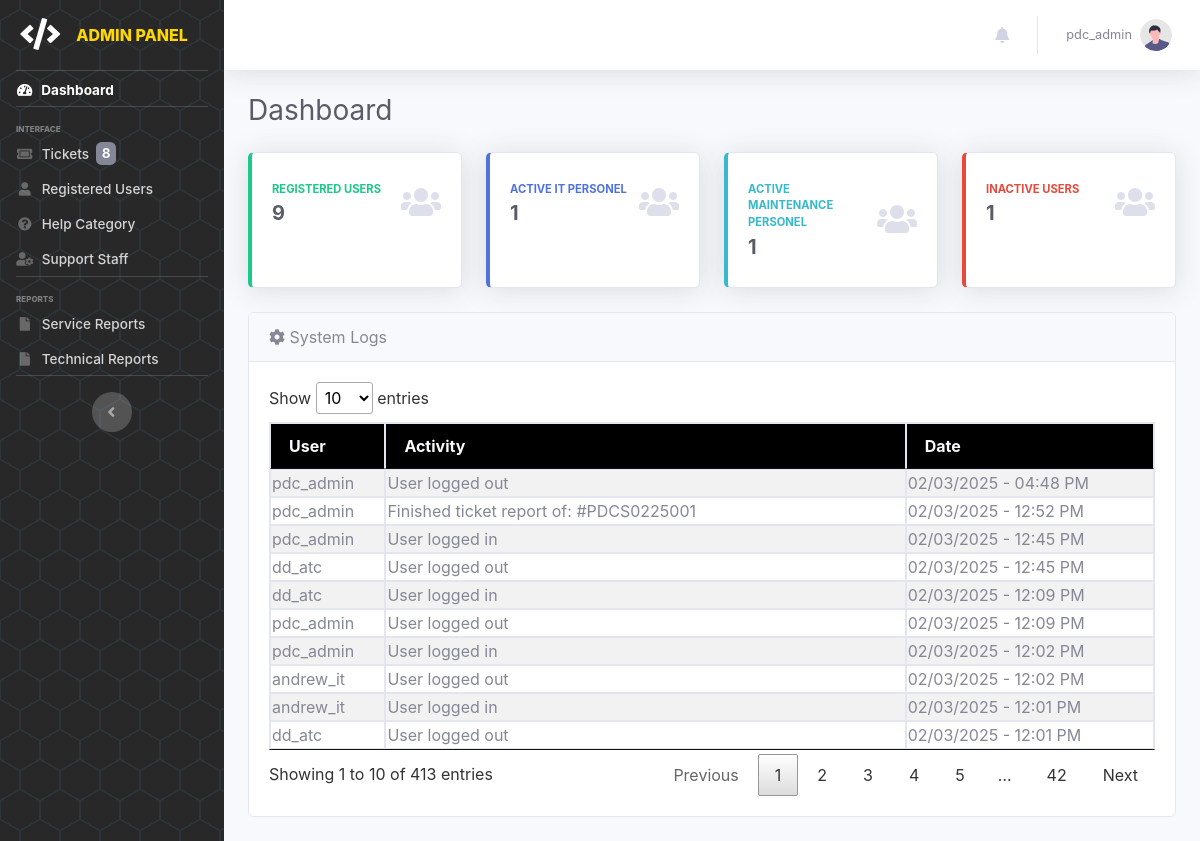
Before: /pages/admin/dashboard (signed in) with the older database file.
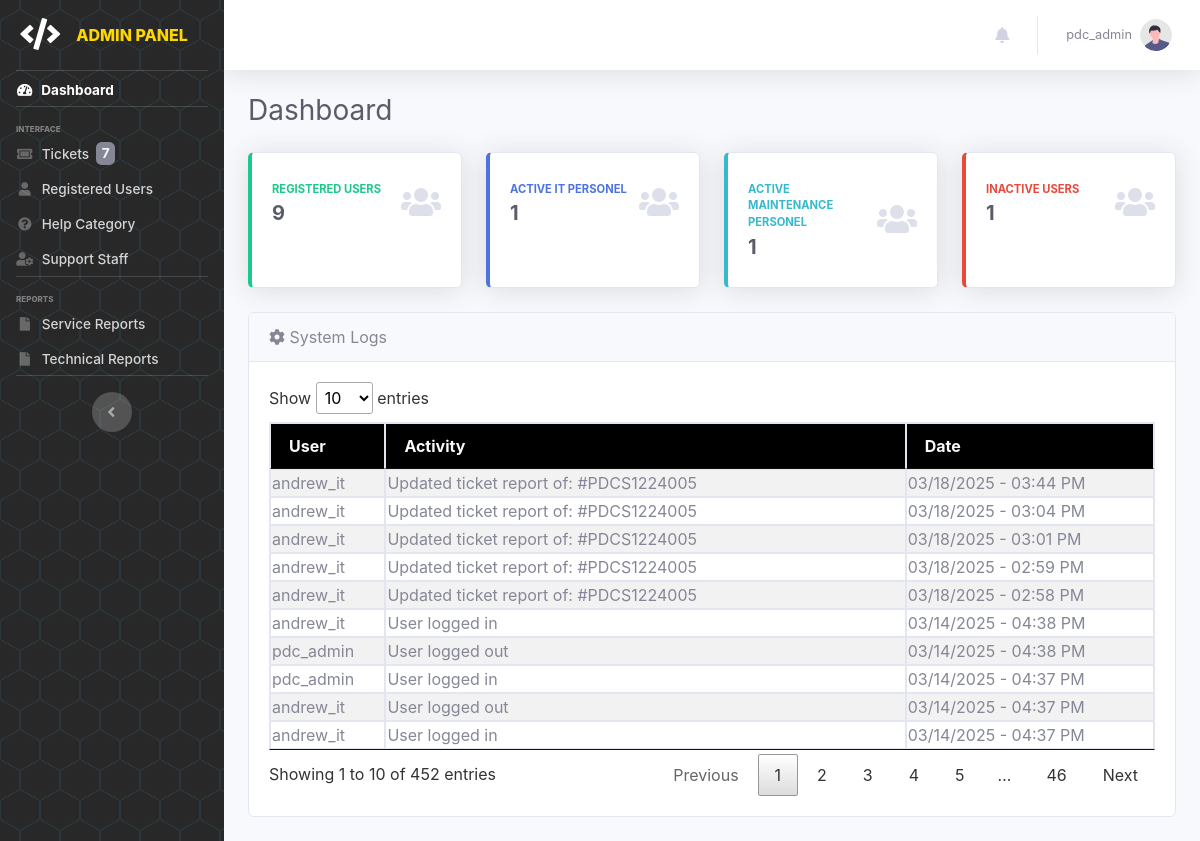
After: the same page with the newer database file.
### tables this page shows
CREATE TABLE `tbl_auditlog` (
  `id` int(100) NOT NULL,
  `user_id` varchar(100) NOT NULL,
  `activity` varchar(2000) NOT NULL,
  `type` varchar(100) NOT NULL,
  `date_posted` datetime(6) NOT NULL DEFAULT current_timestamp(6)
);

CREATE TABLE `tbl_useraccounts` (
  `id` int(11) NOT NULL,
  `name` varchar(100) NOT NULL,
  `username` varchar(100) NOT NULL,
  `password` varchar(255) NOT NULL,
  `role` enum('admin','it-admin','maintenance-admin','office','outlet','it','maintenance') NOT NULL,
  `status` enum('Active','Inactive') NOT NULL DEFAULT 'Active',
  `created` datetime(6) DEFAULT current_timestamp(6),
  `updated` datetime(6) DEFAULT current_timestamp(6) ON UPDATE current_timestamp(6)
);

### pages/admin/admin.dashboard.php (the view)
<?php
    include('admin.header.php');
?>
    <div class="container-fluid">
        <div class="d-sm-flex align-items-center justify-content-between mb-4">
            <h1 class="h3 mb-0 text-gray-800">Dashboard</h1>
        </div>
        <div class="row">
            <div class="col-xl-3 col-md-6 mb-4">
                <div class="card border-left-success shadow h-100 py-2">
                    <div class="card-body">
                        <div class="row no-gutters align-items-center">
                            <div class="col mr-2">
                                <div class="text-xs font-weight-bold text-success text-uppercase mb-1">
                                    Registered Users</div>
                                <div class="h5 mb-0 font-weight-bold text-gray-800">
                                    <?php
                                        $acc_qry = "SELECT COUNT(*) FROM tbl_useraccounts WHERE status='Active' AND id != '1'";
                                        $result = mysqli_query($conn, $acc_qry) or die(mysqli_error($conn));
                                        while ($row = mysqli_fetch_array($result)) {
                                            if($row[0] <= 0) {
                                                echo "0";
                                            }
                                            else {
                                                echo "$row[0]";
                                            }
                                        }
                                    ?>
                                </div>
                            </div>
                            <div class="col-auto">
                                <i class="fas fa-users fa-2x text-gray-300"></i>
                            </div>
                        </div>
                    </div>
                </div>
            </div>
            <div class="col-xl-3 col-md-6 mb-4">
                <div class="card border-left-primary shadow h-100 py-2">
                    <div class="card-body">
                        <div class="row no-gutters align-items-center">
                            <div class="col mr-2">
                                <div class="text-xs font-weight-bold text-primary text-uppercase mb-1">
                                    Active IT Personel</div>
                                <div class="h5 mb-0 font-weight-bold text-gray-800"><?php echo '1';?></div>
                            </div>
                            <div class="col-auto">
                                <i class="fas fa-users fa-2x text-gray-300"></i>
                            </div>
                        </div>
                    </div>
                </div>
            </div>
            <div class="col-xl-3 col-md-6 mb-4">
                <div class="card border-left-info shadow h-100 py-2">
                    <div class="card-body">
                        <div class="row no-gutters align-items-center">
                            <div class="col mr-2">
                                <div class="text-xs font-weight-bold text-info text-uppercase mb-1">Active Maintenance Personel
                                </div>
                                <div class="row no-gutters align-items-center">
                                    <div class="col-auto">
                                        <div class="h5 mb-0 mr-3 font-weight-bold text-gray-800"><?php echo '1';?></div>
                                    </div>
                                </div>
                            </div>
                            <div class="col-auto">
                                <i class="fas fa-users fa-2x text-gray-300"></i>
                            </div>
                        </div>
                    </div>
                </div>
            </div>
            <div class="col-xl-3 col-md-6 mb-4">
                <div class="card border-left-danger shadow h-100 py-2">
                    <div class="card-body">
                        <div class="row no-gutters align-items-center">
                            <div class="col mr-2">
                                <div class="text-xs font-weight-bold text-danger text-uppercase mb-1">
                                    Inactive Users</div>
                                <div class="h5 mb-0 font-weight-bold text-gray-800">
                                    <?php
                                        $inacc_qry = "SELECT COUNT(*) FROM tbl_useraccounts WHERE status='Inactive'";
                                        $result4 = mysqli_query($conn, $inacc_qry) or die(mysqli_error($conn));
                                        while ($row4 = mysqli_fetch_array($result4)) {
                                            if($row4[0] <= 0) {
                                                echo "0";
                                            }
                                            else {
                                                echo "$row4[0]";
                                            }
                                        }
                                    ?>
                                </div>
                            </div>
                            <div class="col-auto">
                                <i class="fas fa-users fa-2x text-gray-300"></i>
                            </div>
                        </div>
                    </div>
                </div>
            </div>
        </div>
        <div class="row">
            <div class="col-lg-12">
                <div class="card mb-4">
                    <div class="card-header">
                        <i class="fas fa-gear"></i>&nbsp;System Logs
                    </div>
                    <div class="card-body">
                        <div class="table-responsive">
                            <table class="table table-bordered table-striped table-sm w-100" id="syslogtbl">
                                <thead class="bg-dark text-light">
                                    <th>User</th>
                                    <th>Activity</th>
                                    <th>Date</th>
                                </thead>
                                <tbody>
                                <?php
                                    $adlog_qry = mysqli_query($conn, "SELECT a.*, u.username FROM tbl_auditlog a LEFT JOIN tbl_useraccounts u ON a.user_id = u.id ORDER BY a.date_posted DESC;");
                                    while($adlog_res=mysqli_fetch_array($adlog_qry)){
                                        $createDT = new DateTime($adlog_res["date_posted"]);
                                ?>
                                <tr>
                                    <td><?php echo $adlog_res['username']; ?></td>
                                    <td><?php echo $adlog_res['activity']; ?></td>
                                    <td><?php echo $formattedDate = $createDT->format('m/d/Y - h:i A'); ?></td>
                                </tr>
                                <?php } ?>
                                </tbody>
                            </table>
                        </div>
                    </div>
                </div>
            </div>
        </div>
    </div>
<?php include('admin.footer.php'); ?>

### pages/admin/admin.header.php (shortened to what the changed rows need)
<?php
include('../includes/connection.php');
$ticketcnt_qry = $conn->query("SELECT COUNT(*) AS ticket_count FROM tbl_tickets WHERE status = '1' OR status = '2' OR status = '4'");
if ($ticketcnt_qry) {
    $ticketcnt_res = $ticketcnt_qry->fetch_assoc();
    $ticket_cnt = $ticketcnt_res['ticket_count'];
}
?>
<!DOCTYPE html>
<html lang="en">
    <head>
        <link href="../../assets/vendor/bootstrap-icons/bootstrap-icons.css" rel="stylesheet">
        <link href="../../assets/vendor/fontawesome/css/all.min.css" rel="stylesheet">
        <link href="../../assets/vendor/swiper/swiper-bundle.min.css" rel="stylesheet">
        <link href="../../assets/vendor/datatables/jquery.dataTables.min.css" rel="stylesheet">
        <link rel="stylesheet" href="https://stackpath.bootstrapcdn.com/font-awesome/4.7.0/css/font-awesome.min.css">
        <link href="../../assets/css/main.style.css" rel="stylesheet">
    </head>
    <body id="page-top">
        <div id="wrapper">
            <ul class="navbar-nav sidebar sidebar-dark accordion" id="accordionSidebar">
                <a class="sidebar-brand d-flex align-items-center justify-content-center" href="dashboard">
                    <div class="sidebar-brand-icon">
                        <i class="fas fa-code"></i>
                    </div>
                    <div class="sidebar-brand-text mx-3" style="color: #FFD700;">ADMIN PANEL</div>
                </a>
                <hr class="sidebar-divider my-0">
                <li class="nav-item <?php echo ($page == 'admin/dashboard') ? 'active' : ''; ?>">
                    <a class="nav-link" href="dashboard">
                        <i class="fas fa-fw fa-tachometer-alt fa-sm"></i>
                        <span>Dashboard</span>
                    </a>
                </li>
                <hr class="sidebar-divider">
                <div class="sidebar-heading">
                    Interface
                </div>
                <li class="nav-item <?php echo in_array($page, ['admin/ticket', 'admin/view-ticket', 'admin/ticket-approval', 'admin/edit-report', 'admin/view-report']) ? 'active' : ''; ?>">
                    <a class="nav-link" href="ticket">
                        <i class="fas fa-fw fa-ticket-alt fa-sm"></i>
                        <span>Tickets&nbsp;
                            <?php if ($ticket_cnt > 0) { ?>
                                <span class="badge bg-secondary text-light">
                                    <?php echo ($ticket_cnt > 99) ? '99+' : $ticket_cnt; ?>
                                </span>
                            <?php } ?>
                        </span>
                    </a>
                </li>
                <li class="nav-item <?php echo in_array($page, ['admin/add-user', 'admin/edit-user', 'admin/users']) ? 'active' : ''; ?>">
                    <a class="nav-link" href="users">
                        <i class="fas fa-fw fa-user fa-sm"></i>
                        <span>Registered Users</span>
                    </a>
                </li>
                <li class="nav-item <?php echo in_array($page, ['admin/add-category', 'admin/help-categories','admin/item-list', 'admin/add-itemlist']) ? 'active' : ''; ?>">
                    <a class="nav-link" href="help-categories">
                        <i class="fas fa-fw fa-question-circle fa-sm"></i>
                        <span>Help Category</span>
                    </a>
                </li>
                <li class="nav-item <?php echo in_array($page, ['admin/personnels', 'admin/it']) ? 'active' : ''; ?>">
                    <a class="nav-link" href="personnels">
                        <i class="fas fa-fw fa-user-cog fa-sm"></i>
                        <span>Support Staff</span>
                    </a>
                </li>
                <hr class="sidebar-divider d-none d-md-block">
                <div class="sidebar-heading">
                    Reports
                </div>
                <li class="nav-item">
                    <a class="nav-link" href="service-report">
                        <i class="fas fa-fw fa-file fa-sm"></i>
                        <span>Service Reports</span>
                    </a>
                </li>
                <li class="nav-item">
                    <a class="nav-link" href="technical-report">
                        <i class="fas fa-fw fa-file fa-sm"></i>
                        <span>Technical Reports</span>
                    </a>
                </li>
                <hr class="sidebar-divider d-none d-md-block">
                <div class="text-center d-none d-md-inline">
                    <button class="rounded-circle border-0" id="sidebarToggle"></button>
                </div>
            </ul>
            <div id="content-wrapper" class="d-flex flex-column">
                <div id="content">
                    <?php include_once('admin.topbar.php');?>

Changed rows visible on the page:
no longer on this page (row unchanged): tbl_auditlog: user.username "pdc_admin", activity "User logged out", date_posted "02/03/2025 - 04:48 PM"
no longer on this page (row unchanged): tbl_auditlog: user.username "pdc_admin", activity "Finished ticket report of: #PDCS0225001", date_posted "02/03/2025 - 12:52 PM"
no longer on this page (row unchanged): tbl_auditlog: user.username "pdc_admin", activity "User logged in", date_posted "02/03/2025 - 12:45 PM"
no longer on this page (row unchanged): tbl_auditlog: user.username "dd_atc", activity "User logged out", date_posted "02/03/2025 - 12:45 PM"
no longer on this page (row unchanged): tbl_auditlog: user.username "dd_atc", activity "User logged in", date_posted "02/03/2025 - 12:09 PM"
no longer on this page (row unchanged): tbl_auditlog: user.username "pdc_admin", activity "User logged out", date_posted "02/03/2025 - 12:09 PM"
no longer on this page (row unchanged): tbl_auditlog: user.username "pdc_admin", activity "User logged in", date_posted "02/03/2025 - 12:02 PM"
no longer on this page (row unchanged): tbl_auditlog: user.username "andrew_it", activity "User logged out", date_posted "02/03/2025 - 12:02 PM"
no longer on this page (row unchanged): tbl_auditlog: user.username "andrew_it", activity "User logged in", date_posted "02/03/2025 - 12:01 PM"
no longer on this page (row unchanged): tbl_auditlog: user.username "dd_atc", activity "User logged out", date_posted "02/03/2025 - 12:01 PM"
added tbl_auditlog: user.username "andrew_it", activity "Updated ticket report of: #PDCS1224005", date_posted "03/18/2025 - 03:44 PM"
added tbl_auditlog: user.username "andrew_it", activity "Updated ticket report of: #PDCS1224005", date_posted "03/18/2025 - 03:04 PM"
added tbl_auditlog: user.username "andrew_it", activity "Updated ticket report of: #PDCS1224005", date_posted "03/18/2025 - 03:01 PM"
added tbl_auditlog: user.username "andrew_it", activity "Updated ticket report of: #PDCS1224005", date_posted "03/18/2025 - 02:59 PM"
added tbl_auditlog: user.username "andrew_it", activity "Updated ticket report of: #PDCS1224005", date_posted "03/18/2025 - 02:58 PM"
added tbl_auditlog: user.username "andrew_it", activity "User logged in", date_posted "03/14/2025 - 04:38 PM"
added tbl_auditlog: user.username "pdc_admin", activity "User logged out", date_posted "03/14/2025 - 04:38 PM"
added tbl_auditlog: user.username "pdc_admin", activity "User logged in", date_posted "03/14/2025 - 04:37 PM"
added tbl_auditlog: user.username "andrew_it", activity "User logged out", date_posted "03/14/2025 - 04:37 PM"
added tbl_auditlog: user.username "andrew_it", activity "User logged in", date_posted "03/14/2025 - 04:37 PM"
Other visible differences:
$ticket_cnt: "8" → "7"
text written by a page script: "Show entries Showing 1 to 10 of 413 entries Previous 1 2 3 4 5 … 42 Next" → "Show entries Showing 1 to 10 of 452 entries Previous 1 2 3 4 5 … 46 Next"
